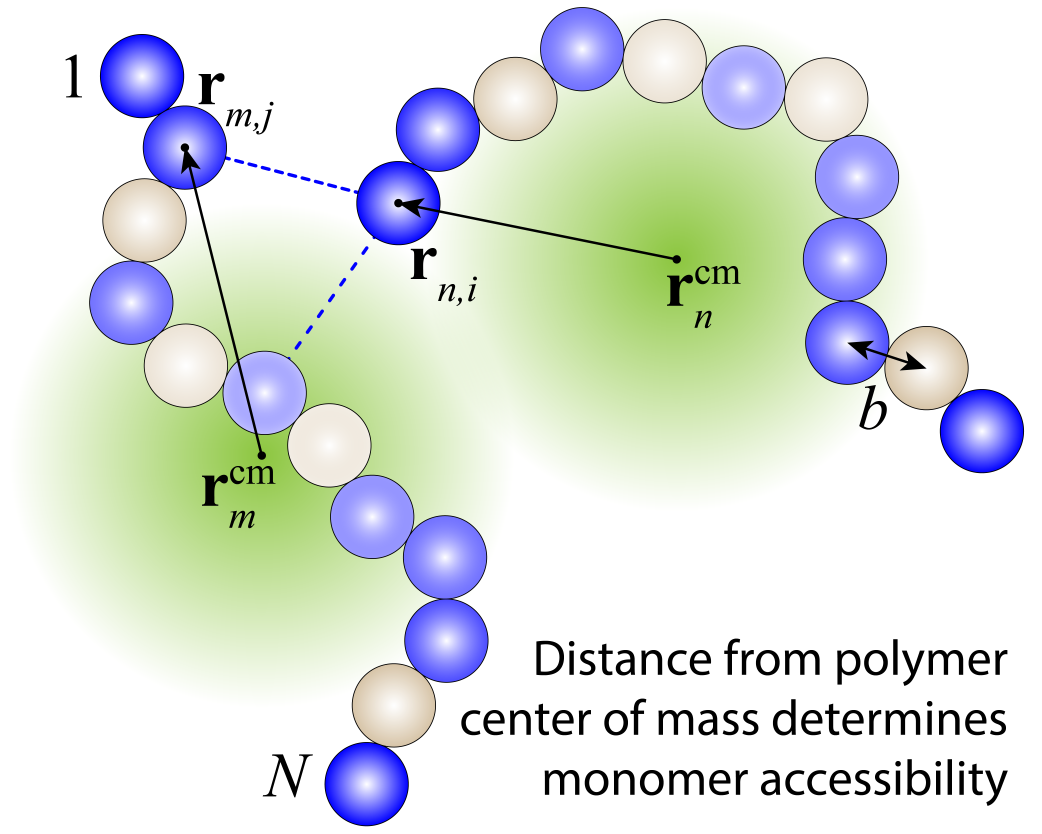
#> input picture Fig1a.png, 5209 x 4167 px (shown at 1/5 size)
$ python Fig1_BS.py
#> lines starting #> are read from the running program, lines starting #| are printed output that depends on the picture
import numpy as np
import matplotlib.pyplot as plt
from scipy.special import genlaguerre


def generate_laguerre_polynomials(num_terms):
    # Generate Laguerre polynomials up to the specified number of terms
    laguerre_polynomials = [genlaguerre(n - 1, 1) for n in range(1, num_terms + 1)]
    return laguerre_polynomials

def hinv(hx, laguerre_polynomials, num_terms=100):
    logeps = np.zeros_like(hx)  # Initialize eps as an array of zeros with the same shape as hx

    # Conditions for different ranges of hx
    cond1 = hx < 1.076
    cond2 = hx > 5
    cond3 = ~cond1 & ~cond2  # hx between 1.06 and 5

    # Apply the first condition
    logeps[cond1] = np.log(1 - np.sqrt(((637875 * hx[cond1] + np.sqrt((637875 * hx[cond1] - 557172)**2 + 5833096416) - 557172)**(1/3) / (45 * 2**(1/3)) - (126 * 2**(1/3)) / (5 * (637875 * hx[cond1] + np.sqrt((637875 * hx[cond1] - 557172)**2 + 5833096416) - 557172)**(1/3)) - 7/15)))

    # Apply the second condition
    logeps[cond2] = np.log(2) - 2 * hx[cond2]

    # Apply the third condition using a vectorized approach
    hx_cond3 = hx[cond3]
    logeps_cond3 = np.zeros_like(hx_cond3)
    for n in range(num_terms):
        L_n_minus_1_1 = laguerre_polynomials[n]  # Use precomputed Laguerre polynomial
        term = -(-1) ** (n + 1) * (2 * np.exp(-2 * hx_cond3 * (n + 1)) / (n + 1)) * L_n_minus_1_1(4 * hx_cond3 * (n + 1))
        logeps_cond3 += term
    logeps_cond3 = np.log(logeps_cond3)
    logeps[cond3] = logeps_cond3

    return logeps


def compute_binodal2(logepsvec, N, laguerre_polynomials):
    # Function that takes in the vector of epsilon=1-y values and the value of N then outputs the the binodal curve in the form of
    # phi_right_vec, phi_left_vec, and chi_vec
    epsvec=np.exp(logepsvec)
    hyvec = 0.5*(np.log(2.0-epsvec)-logepsvec) / (1.0-epsvec)
    hzvec=hyvec / N - 1 / N +1.0
    logepsZvec = hinv(hzvec, laguerre_polynomials)
    epsZvec = np.exp(logepsZvec)
    zvec = 1 - epsZvec
    yvec=1.0-epsvec
    Bvec = 2.0 * zvec / (1.0-epsvec + zvec)
    chi_vec = (1 / N - 1.0) / Bvec  +(- np.log(1-zvec) +np.log (1+zvec)) / (Bvec ** 2 * (1.0-epsvec))
    phi_right_vec = zvec * (1.0 + (1.0-epsvec)) / (zvec + (1.0-epsvec))
    phi_left_vec = zvec * (epsvec) / (zvec + (1.0-epsvec))


    return chi_vec, phi_right_vec, phi_left_vec

def panel_label(ax, label):
    ax.text(
        -0.15, 1.1, label,
        transform=ax.transAxes,
        ha="left", va="top",
        fontsize=18
    )

plt.rcParams.update({
    "font.size": 18,
    "lines.linewidth": 3,
    "axes.linewidth": 1.5,
})

fig = plt.figure(figsize=(10, 8))

# Manual panel layout (figure coordinates)
posA = [0.1, 0.55, 0.38, 0.38]
posB = [0.6, 0.55, 0.38, 0.38]
posC = [0.1, 0.1, 0.38, 0.38]
posD = [0.6, 0.1, 0.38, 0.38]

axA = fig.add_axes(posA)
axB = fig.add_axes(posB)
axC = fig.add_axes(posC)
axD = fig.add_axes(posD)

# ============================================================
# (a) external PNG
# ============================================================
axA.imshow(plt.imread("Fig1a.png"))
axA.set_axis_off()
panel_label(axA, "(a)")

# ============================================================
# (b) external PNG
# ============================================================
axB.imshow(plt.imread("Fig1b.png"))
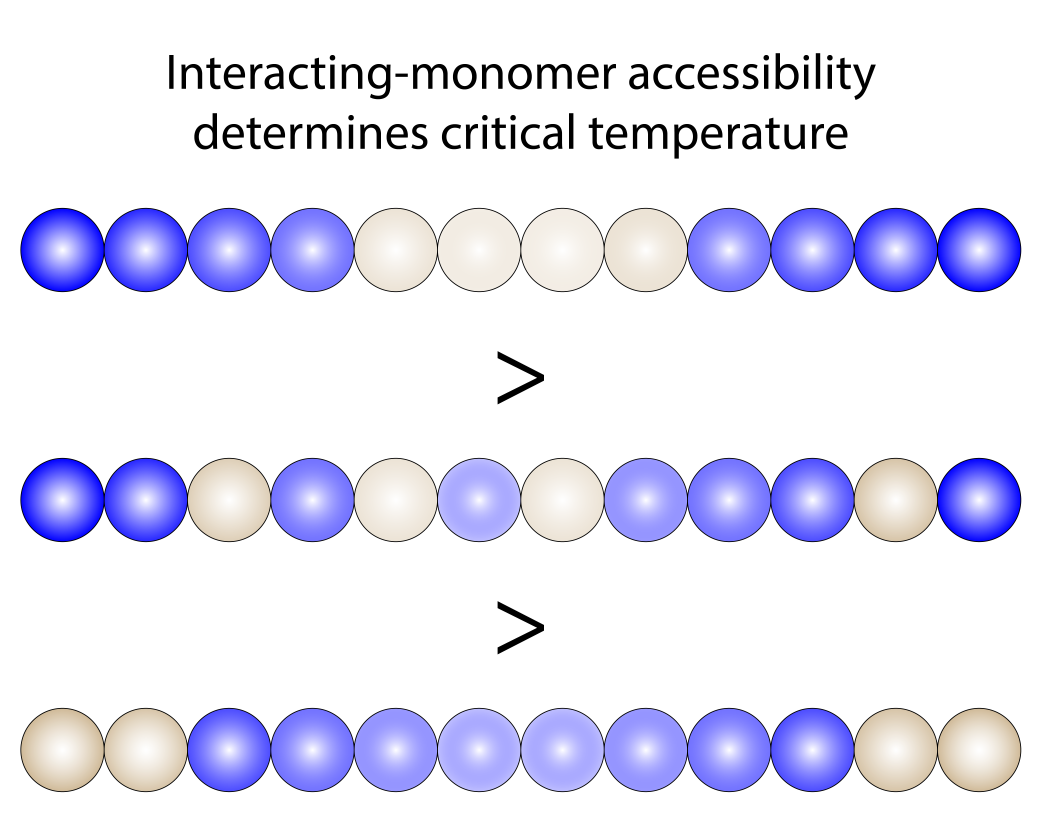
#> input picture Fig1b.png, 5209 x 4167 px (shown at 1/5 size)
axB.set_axis_off()
panel_label(axB, "(b)")

# ----------------------------
# (c) σ_i^2 plot
# ----------------------------

N = 12
b = 1.0
i = np.arange(1, N + 1, dtype=float)

sigma2 = (
    b**2 / (18.0 * N**2)
    * ((i - 1) * i * (2 * i - 1)
       + (N - i) * (N - i + 1) * (2 * (N - i) + 1))
)

x = i / N
y = sigma2 / (b**2 * N)

axC.plot(x, y, color="black")

axC.set_xlim(1/(2*N), 1+1/(2*N))
axC.set_xticks(np.arange(1,N+1/2)/N)
axC.set_xticklabels(np.concatenate(([r"$1$"],(N-2)*[""], [r"$N$"])))
axC.set_ylim(min(y)-0.03, max(y)+0.01)
axC.set_yticks([0.03,0.05,0.07,0.09])

axC.set_xlabel("Position along chain")
axC.set_ylabel(r"MSD from CM")
axC.text(
    0, 1.02, r"$\times N b^2$",
    transform=axC.transAxes,
    ha="left", va="bottom",
    fontsize=16
)

axC.tick_params(direction="in", top=True, right=True)
panel_label(axC, "(c)")

# Set all your axis properties first
axC.set_xlim(1/(2*N), 1+1/(2*N))
axC.set_ylim(0.011, 0.103)

# Then calculate the markersize
fig = axC.figure
fig.canvas.draw()  # Force a draw to get accurate dimensions

bbox = axC.get_window_extent().transformed(fig.dpi_scale_trans.inverted())
x_range = axC.get_xlim()[1] - axC.get_xlim()[0]
radius_data = 1/(2*N)
markersize = 2 * radius_data / x_range * bbox.width * 72

transpar=[1.0,0.85,0.7,0.55,0.4,0.25,0.25,0.4,0.55,0.7,0.85,1.0]
for pos in i:
    axC.scatter(
    pos/N, 0.019,
    s=markersize**2,
    facecolor=(0, 0, 1, transpar[int(pos)-1]),
    edgecolor='black',
    linewidth=0.5
)

# ----------------------------
# (d) placeholder
# ----------------------------
panel_label(axD, "(d)")

# Generate Laguerre polynomials
num_terms = 100
laguerre_polynomials = generate_laguerre_polynomials(num_terms)

# Define epsvec=1-y so that it samples values close to 0
logepsvec = np.linspace(-30, np.log(0.99), 1000)

# Run and plot the function outputs
N = 50  # Define N

# Find the exact solution:
chi_vec, phi_right_vec, phi_left_vec = compute_binodal2(logepsvec, N, laguerre_polynomials)

phi_target = 0.5 * 1 / (1 + np.sqrt(N))
print(np.interp(phi_target, phi_left_vec, chi_vec))

phic = 1 / (1 + np.sqrt(N))
chic = 0.5 * (1 + 1 / np.sqrt(N)) ** 2

chi_vec       = np.append(chi_vec, chic)
phi_right_vec = np.append(phi_right_vec, phic)
phi_left_vec  = np.append(phi_left_vec, phic)

phispinA = (1 + (-1 + 2 * chi_vec) * N - np.sqrt(1 - 2 * (1 + 2 * chi_vec) * N + (1 - 2 * chi_vec)**2 * N**2)) / (4 * chi_vec * N)
phispinB = (1 + (-1 + 2 * chi_vec) * N + np.sqrt(1 - 2 * (1 + 2 * chi_vec) * N + (1 - 2 * chi_vec)**2 * N**2)) / (4 * chi_vec * N)

print(np.interp(phi_target, phispinA, chi_vec))

# --- Curves (on axD) ---
axD.plot(phi_right_vec, 1/chi_vec, color='black', linewidth=2)
axD.plot(phi_left_vec,  1/chi_vec, color='black', linewidth=2)
axD.plot(phi_right_vec, 1.2*(1/chi_vec), color='black', linewidth=2)
axD.plot(phi_left_vec,  1.2*(1/chi_vec), color='black', linewidth=2)

# --- Shading BELOW the curves (on axD) ---
axD.fill_between(phi_right_vec, 0, 1.2*(1/chi_vec), color='#0000ff', alpha=0.4, edgecolor='none')
axD.fill_between(phi_left_vec,  0, 1.2*(1/chi_vec), color='#0000ff', alpha=0.4, edgecolor='none')

axD.fill_between(phi_right_vec, 0, 1/chi_vec, color='#0000ff', alpha=0.3, edgecolor='none')
axD.fill_between(phi_left_vec,  0, 1/chi_vec, color='#0000ff', alpha=0.3, edgecolor='none')

# --- Critical points ---
axD.scatter(1/(1+np.sqrt(N)), 1/(0.5*(1+1/np.sqrt(N))**2), color='black', marker='o', s=50, zorder=5)
axD.scatter(1/(1+np.sqrt(N)), 1.2*1/(0.5*(1+1/np.sqrt(N))**2), color='black', marker='o', s=50, zorder=5)
# Target point
x_pt = 1 / (1 + np.sqrt(N))
y_pt = 1.2 * 1 / (0.5 * (1 + 1 / np.sqrt(N))**2)

#Annotation
axD.annotate(
    r"$T_\mathrm{c}$",
    xy=(x_pt, y_pt),
    xycoords="data",
    xytext=(0.4, 1.9),
    textcoords="data",
    arrowprops=dict(
        arrowstyle="->",
        linewidth=2,
        color="black"
    ),
    fontsize=16,
    ha="left",
    va="center"
)
axD.annotate(
    r"$T_\mathrm{c}$",
    xy=(x_pt, y_pt/1.2),
    xycoords="data",
    xytext=(0.4, 1.9),
    textcoords="data",
    arrowprops=dict(
        arrowstyle="->",
        linewidth=2,
        color="black"
    ),
    fontsize=16,
    ha="left",
    va="center"
)
# --- Styling ---
axD.grid(False)
axD.tick_params(direction="in", top=True, right=True)

axD.set_xlabel(r'Polymer volume fraction', fontsize=18)
axD.set_ylabel(r'Temperature', fontsize=18, labelpad=20)
#axD.set_title("Phase diagram")

axD.set_xlim(0, 1)
axD.set_xticks([0,1])
axD.set_ylim(0.81, 2.19)
axD.set_yticks([])

axD.text(0.31, 0.86, "less accessible",fontsize=16,rotation=-37)
axD.text(0.36, 0.99, "more accessible",fontsize=16,rotation=-44)
axD.text(0.02, 0.85, "two phases",fontsize=16)
axD.text(0.62, 2.09, "single phase",fontsize=16)

panel_label(axD, "(d)")

plt.savefig("Fig1_BS.png", dpi=300)
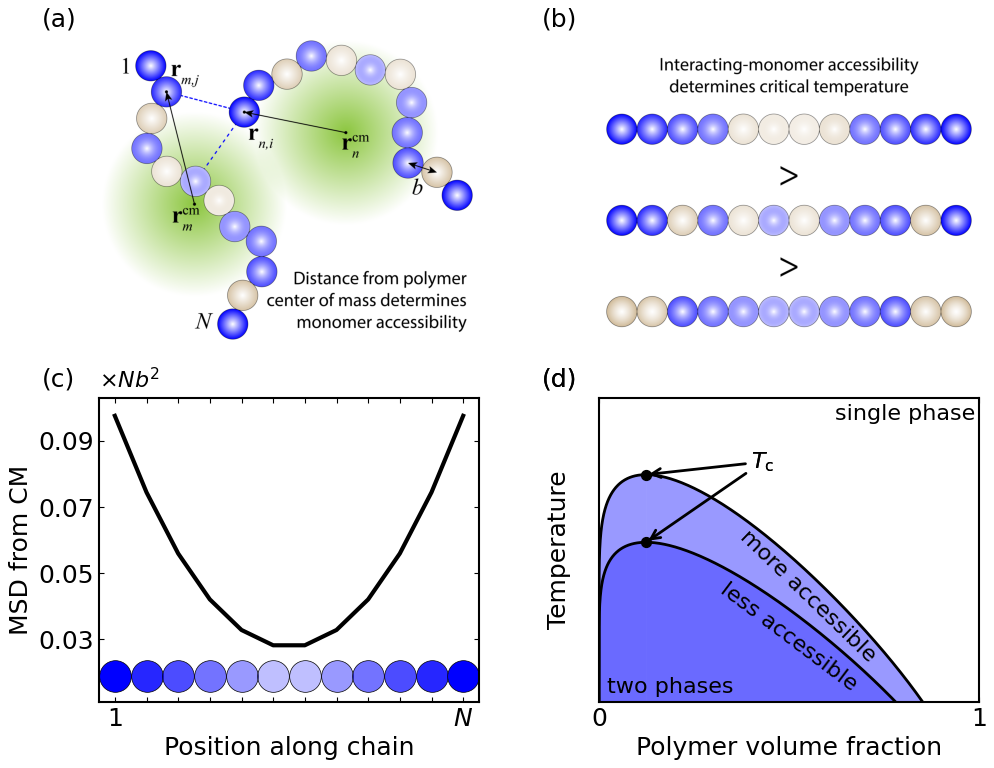
#> figure drawn by matplotlib, 4 panels; panel 3: curve peaks at x = 0.0833, y = 0.0976
plt.show()
